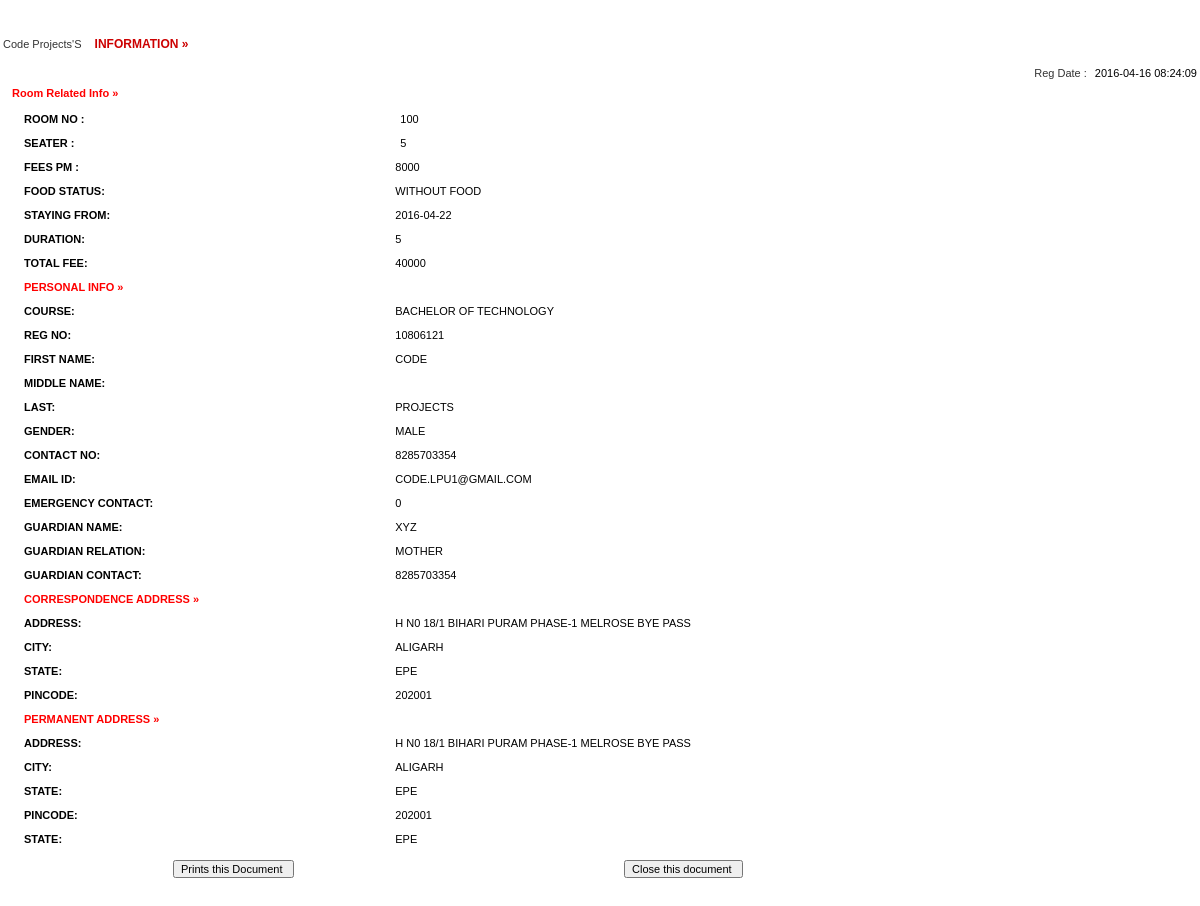
The app's page /admin/full-profile.php?id=6 with its own data.
### tables this page shows
CREATE TABLE IF NOT EXISTS `registration` (
  `id` int(11) NOT NULL,
  `roomno` int(11) NOT NULL,
  `seater` int(11) NOT NULL,
  `feespm` int(11) NOT NULL,
  `foodstatus` int(11) NOT NULL,
  `stayfrom` date NOT NULL,
  `duration` int(11) NOT NULL,
  `course` varchar(500) NOT NULL,
  `regno` int(11) NOT NULL,
  `firstName` varchar(500) NOT NULL,
  `middleName` varchar(500) NOT NULL,
  `lastName` varchar(500) NOT NULL,
  `gender` varchar(250) NOT NULL,
  `contactno` bigint(11) NOT NULL,
  `emailid` varchar(500) NOT NULL,
  `egycontactno` bigint(11) NOT NULL,
  `guardianName` varchar(500) NOT NULL,
  `guardianRelation` varchar(500) NOT NULL,
  `guardianContactno` bigint(11) NOT NULL,
  `corresAddress` varchar(500) NOT NULL,
  `corresCIty` varchar(500) NOT NULL,
  `corresState` varchar(500) NOT NULL,
  `corresPincode` int(11) NOT NULL,
  `pmntAddress` varchar(500) NOT NULL,
  `pmntCity` varchar(500) NOT NULL,
  `pmnatetState` varchar(500) NOT NULL,
  `pmntPincode` int(11) NOT NULL,
  `postingDate` timestamp NOT NULL DEFAULT CURRENT_TIMESTAMP,
  `updationDate` varchar(500) NOT NULL
);

### admin/full-profile.php (the view, shortened to what this page needs)
<!DOCTYPE html PUBLIC "-//W3C//DTD XHTML 1.0 Transitional//EN" "http://www.w3.org/TR/xhtml1/DTD/xhtml1-transitional.dtd">
<html xmlns="http://www.w3.org/1999/xhtml">
<head>
<link href="style.css" rel="stylesheet" type="text/css" />
<link href="hostel.css" rel="stylesheet" type="text/css">
</head>
<body>
<table width="100%" border="0">
<?php
		 $ret= mysql_query("SELECT * FROM registration where id = '".$_GET['id']."'");
			while($row=mysql_fetch_array($ret))
			{
			?>
			<tr>
			  <td colspan="2" align="center" class="font1">&nbsp;</td>
  </tr>
			<tr>
			  <td colspan="2" align="center" class="font1">&nbsp;</td>
  </tr>
			<tr>
			  <td colspan="2"  class="font"><?php echo ucfirst($row['firstName']);?> <?php echo ucfirst($row['lastName']);?>'S <span class="font1"> information &raquo;</span> </td>
  </tr>
			<tr>
			  <td colspan="2"  class="font">&nbsp;&nbsp;&nbsp;&nbsp;&nbsp;&nbsp;&nbsp;&nbsp;&nbsp;&nbsp;&nbsp;&nbsp;
		      <div align="right">Reg Date : <span class="comb-value"><?php echo $row['postingDate'];?></span></div></td>
  </tr>
			<tr>
			  <td colspan="2"  class="heading" style="color: red;">Room Related Info &raquo; </td>
  </tr>
			<tr>
			  <td colspan="2"  class="font1"><table width="100%" border="0">
                <tr>
                  <td width="32%" valign="top" class="heading">Room no : </td>
                      <td class="comb-value1"><span class="comb-value"><?php echo $row['roomno'];?></span></td>
                    </tr>
                  <tr>
                  <td width="22%" valign="top" class="heading">Seater : </td>
                      <td class="comb-value1"><span class="comb-value"><?php echo $row['seater'];?></span></td>
                    </tr>
                    <tr>
                    <td width="12%" valign="top" class="heading">Fees PM : </td>
                      <td class="comb-value1"><?php echo $fpm=$row['feespm'];?></td>
                    </tr>
                     <tr>
                    <td width="12%" valign="top" class="heading">Food Status: </td>
                      <td class="comb-value1"><?php if($row['foodstatus']==0)
{
  echo "Without Food";
}
else
{
  echo "With Food";
}
                      ;?></td>
                    </tr>
                    <tr>
                    <td width="12%" valign="top" class="heading">Staying From: </td>
                      <td class="comb-value1"><?php echo $row['stayfrom'];?></td>
                    </tr>
                    <tr>
                    <td width="12%" valign="top" class="heading">Duration: </td>
                      <td class="comb-value1"><?php echo $dr=$row['duration'];?></td>
                    </tr>
                    <tr>
                    <td width="12%" valign="top" class="heading">Total Fee: </td>
                      <td class="comb-value1">
                      <?php if($row['foodstatus']==1)
                      {
                        $fd=2000;
                        echo (($dr*$fpm)+$fd);
                      }
                        else
                        {
                          echo $dr*$fpm;
                        }
                      ?></td>
                    </tr>
  <tr>
   <td colspan="2" align="left"  class="heading" style="color: red;">Personal Info &raquo; </td>
  </tr>
<tr>
<td width="12%" valign="top" class="heading">Course: </td>
<td class="comb-value1"><?php echo $row['course'];?></td>
</tr>
<tr>
<td width="12%" valign="top" class="heading">Reg no: </td>
<td class="comb-value1"><?php echo $row['regno'];?></td>
</tr>
<tr>
<td width="12%" valign="top" class="heading">First Name: </td>
<td class="comb-value1"><?php echo $row['firstName'];?></td>
</tr>
<tr>
<td width="12%" valign="top" class="heading">Middle name: </td>
<td class="comb-value1"><?php echo $row['middleName'];?></td>
</tr>
<tr>
<td width="12%" valign="top" class="heading">Last: </td>
<td class="comb-value1"><?php echo $row['lastName'];?></td>
</tr>
<tr>
<td width="12%" valign="top" class="heading">Gender: </td>
<td class="comb-value1"><?php echo $row['gender'];?></td>
</tr>
<tr>
<td width="12%" valign="top" class="heading">Contact No: </td>
<td class="comb-value1"><?php echo $row['contactno'];?></td>
</tr>
<tr>
<td width="12%" valign="top" class="heading">Email id: </td>
<td class="comb-value1"><?php echo $row['emailid'];?></td>
</tr>
<tr>
<td width="12%" valign="top" class="heading">Emergency Contact: </td>
<td class="comb-value1"><?php echo $row['egycontactno'];?></td>
</tr>
<tr>
<td width="12%" valign="top" class="heading">Guardian Name: </td>
<td class="comb-value1"><?php echo $row['guardianName'];?></td>
</tr>
<tr>
<td width="12%" valign="top" class="heading">Guardian Relation: </td>
<td class="comb-value1"><?php echo $row['guardianRelation'];?></td>
</tr>
<tr>
<td width="12%" valign="top" class="heading">Guardian Contact: </td>
<td class="comb-value1"><?php echo $row['guardianContactno'];?></td>
</tr>
<tr>
        <td colspan="2"  class="heading" style="color: red;">Correspondence Address  &raquo; </td>
  </tr>
<tr>
<td width="12%" valign="top" class="heading">Address: </td>
<td class="comb-value1"><?php echo $row['corresAddress'];?></td>
</tr>
<tr>
<td width="12%" valign="top" class="heading">City: </td>
<td class="comb-value1"><?php echo $row['corresCIty'];?></td>
</tr>
<tr>
<td width="12%" valign="top" class="heading">State: </td>
<td class="comb-value1"><?php echo $row['corresState'];?></td>
</tr>
<tr>
<td width="12%" valign="top" class="heading">Pincode: </td>
<td class="comb-value1"><?php echo $row['corresPincode'];?></td>
</tr>
<tr>
        <td colspan="2"  class="heading" style="color: red;">Permanent Address  &raquo; </td>
  </tr>
<tr>
<td width="12%" valign="top" class="heading">Address: </td>
<td class="comb-value1"><?php echo $row['pmntAddress'];?></td>
</tr>
<tr>
<td width="12%" valign="top" class="heading">City: </td>
<td class="comb-value1"><?php echo $row['pmntCity'];?></td>
</tr>
<tr>
<td width="12%" valign="top" class="heading">State: </td>
<td class="comb-value1"><?php echo $row['pmnatetState'];?></td>
</tr>
<tr>
<td width="12%" valign="top" class="heading">Pincode: </td>
<td class="comb-value1"><?php echo $row['pmntPincode'];?></td>
</tr>
<tr>
<td width="12%" valign="top" class="heading">State: </td>
<td class="comb-value1"><?php echo $row['pmnatetState'];?></td>
</tr>
<?php } ?>
                  </table></td>
                </tr>
                  </table></td>
  <tr>
    <td colspan="2" align="right" ><form id="form1" name="form1" method="post" action="">
      <table width="100%" border="0" cellpadding="0" cellspacing="0">
        <tr>
          <td width="14%">&nbsp;</td>
          <td width="35%" class="comb-value"><label>
            <input name="Submit" type="submit" class="txtbox4" value="Prints this Document " onClick="return f3();" />
          </label></td>
          <td width="3%">&nbsp;</td>
          <td width="26%"><label>
            <input name="Submit2" type="submit" class="txtbox4" value="Close this document " onClick="return f2();"  />
          </label></td>
          <td width="8%">&nbsp;</td>
          <td width="14%">&nbsp;</td>
        </tr>
      </table>
        </form>    </td>
  </tr>
</body>
</html>

### admin/css/style.css (style rules this page uses)
html { font-size: 14px; }
@media only screen and (min-width: 480px) { html { font-size: 17px; } }
@media only screen and (min-width: 768px) { html { font-size: 14px; } }
body { font-size: 1em; }

### admin/hostel.css (style rules this page uses)
body { margin-left: 0px; margin-top: 0px; margin-right: 0px; margin-bottom: 0px;font:11px Verdana,Arial; }
.heading { font-family: Verdana, Arial, Helvetica, sans-serif; font-size: 11px; font-weight: bold; color:#000000; padding-bottom:5px; padding-top:5px; padding-left:10px; text-decoration: none; }
.comb-value { font-family: Arial, Helvetica, sans-serif; font-size: 11px; color: #000000; text-decoration: none; padding-bottom:5px; padding-left:5px; padding-top:5px; }
.font1 { font-family:Verdana, Arial, Helvetica, sans-serif; font-size:12px; font-weight:800; color:#CC0000; text-transform:uppercase; padding-left:10px; padding-top:0px; }
.txtbox4 { font-family: Arial, Helvetica, sans-serif; font-size: 11px; color: #000000; }
.comb-value1 { font-family: Arial, Helvetica, sans-serif; font-size: 11px; color: #000000; text-decoration: none; padding-bottom:2px; padding-left:2px; padding-top:2px; }
.font { font-family:Verdana, Arial, Helvetica, sans-serif; font-size:11px; color:#333333; text-decoration:none; }

### records on screen
registration: firstName "Code", lastName "Projects", postingDate "2016-04-16 08:24:09", roomno "100", seater "5", feespm "8000", foodstatus "WITHOUT FOOD", stayfrom "2016-04-22", duration "5", $dr*$fpm "40000", course "BACHELOR OF TECHNOLOGY", regno "10806121", firstName "CODE", lastName "PROJECTS", gender "MALE", contactno "8285703354", emailid "CODE.LPU1@GMAIL.COM", egycontactno "0", guardianName "XYZ", guardianRelation "MOTHER", guardianContactno "8285703354", corresAddress "H N0 18/1 BIHARI PURAM PHASE-1 MELROSE BYE PASS", corresCIty "ALIGARH", corresState "EPE", corresPincode "202001", pmntAddress "H N0 18/1 BIHARI PURAM PHASE-1 MELROSE BYE PASS", pmntCity "ALIGARH", pmnatetState "EPE", pmntPincode "202001"
